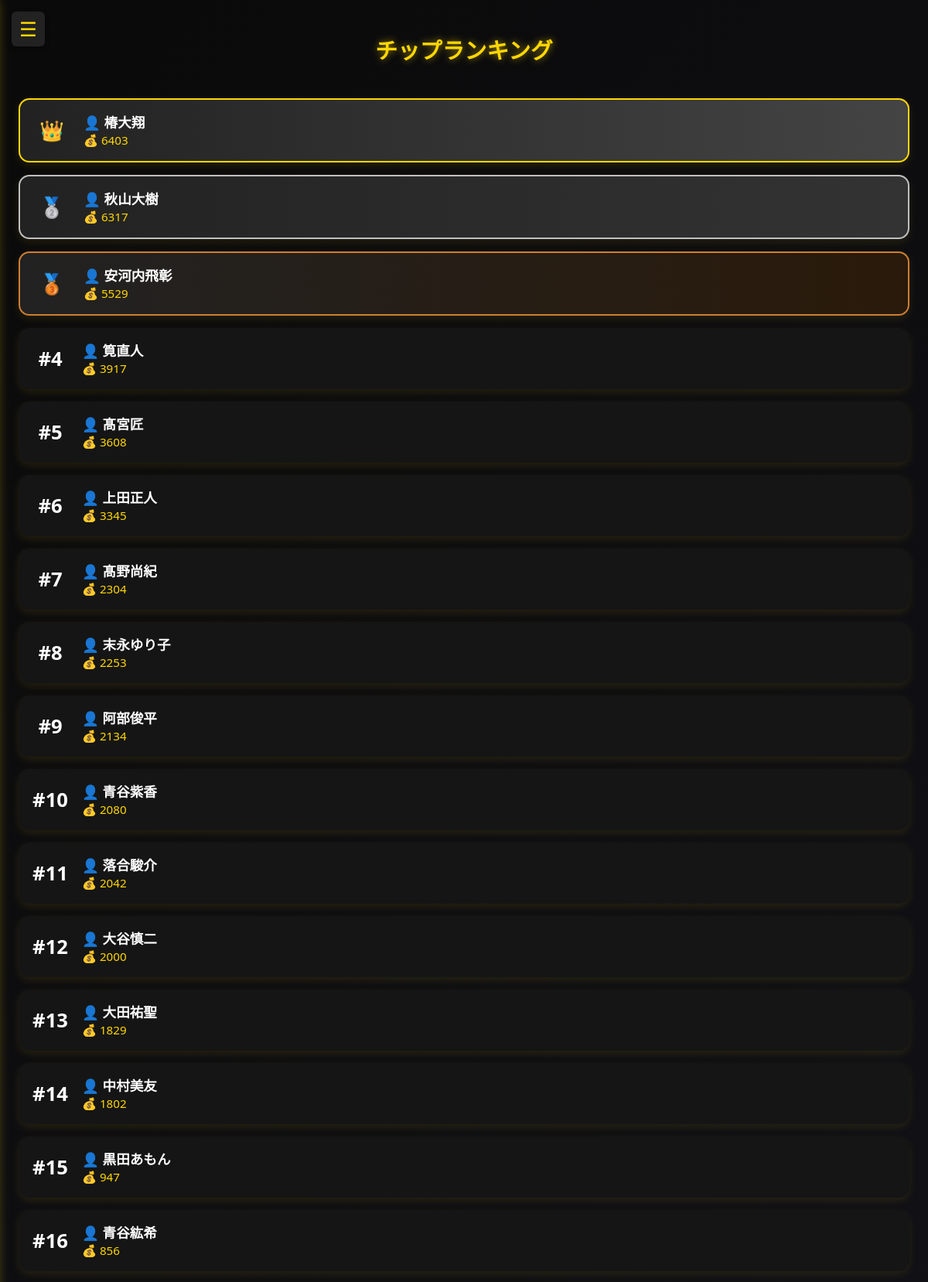
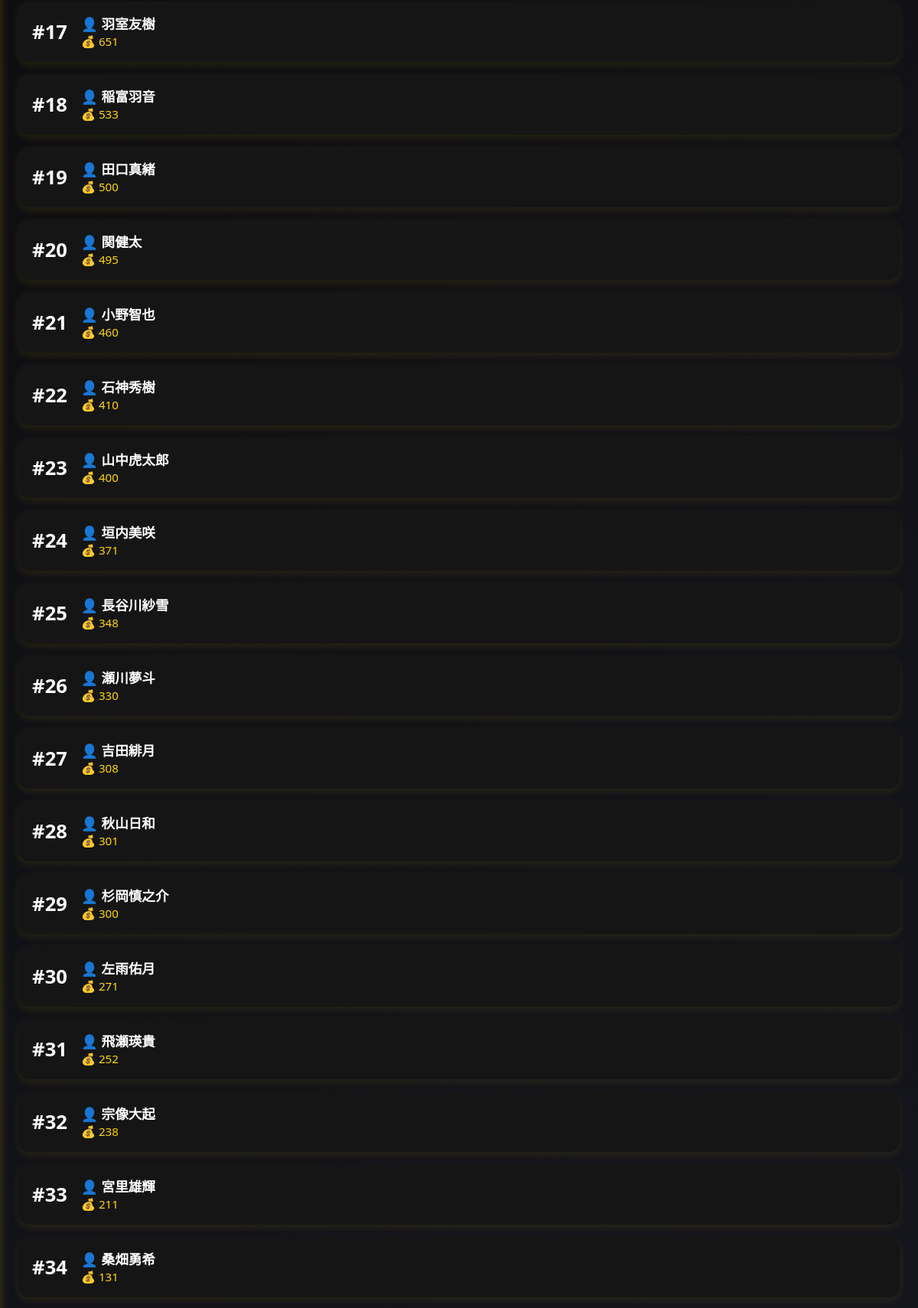
Page /ranking (signed in, upper part) on the committed database (2 pictures, top to bottom).
### app/app.py (models this page shows)
class User(UserMixin, db.Model):
    id = db.Column(db.Integer, primary_key=True)
    name = db.Column(db.String(20),nullable=False, unique = True)
    username = db.Column(db.String(20),nullable=False, unique = True)
    pw = db.Column(db.String(20), nullable=False)
    chip = db.Column(db.Integer)
    point = db.Column(db.Integer)
    last_login = db.Column(db.Date)#年月日だけでいいのでData型。時間まで欲しい場合はDatetime
    station = db.Column(db.String(20))#最寄り駅
    fare = db.Column(db.Integer)#大宮駅までの運賃

### app/app.py (the view)
@app.route('/ranking')
@login_required
def ranking():
    users = User.query.order_by(User.chip.desc()).all()#usersをchipで降順(desc){昇順はasc}
    return render_template("ranking.html",users=users,current_user=current_user)

### app/app.py (called while the page is built)
@login_manager.user_loader
def load_user(user_id):
    return User.query.get(int(user_id))

### app/templates/ranking.html (shortened to what this page needs)
{% extends "base.html" %}
{% block content %}
<div class="ranking-container">
    <h1>チップランキング</h1>
    <div id="menu-button">☰</div>
    <div class="ranking-list">
        <table border = "1">
            {% for user in users %}
                <tr>
                    <div class="ranking-card {% if loop.index == 1 %}first{% elif loop.index == 2 %}second{% elif loop.index == 3 %}third{% endif %}">
                        <div class="rank-badge">
                            {% if loop.index == 1 %}👑{% elif loop.index == 2 %}🥈{% elif loop.index == 3 %}🥉{% else %}#{{ loop.index }}{% endif %}
                        </div>
                        <div class="info">
                            <div class="name"><a href="/profile/{{ user.id }}">👤 {{ user.name }}</a></div>
                            <span class="chip">💰 {{ user.chip }}</span>
                        </div>
                    </div>
                </tr>
            {% endfor %}
        </table>
    </div>
</div>
{% endblock %}

### app/templates/base.html (shortened to what this page needs)
<!DOCTYPE html>
<html lang="ja">
<head>
    <link rel="stylesheet" href="{{url_for('static',filename='css/style_card.css')}}">
</head>
<body>
    <div class="content">
        {% block content %}
        {% endblock %}
    </div>
</body>
</html>

### app/static/css/style_card.css (style rules this page uses)
body { background: linear-gradient(135deg, #0a0a0a, #1c1c2b); color: #fff; font-family: "Segoe UI", sans-serif; padding: 1rem; }
h1 { text-align: center; color: gold; margin-bottom: 1.5em; text-shadow: 0 0 10px rgba(255,215,0,0.6); font-size: 1.8em; }
.ranking-list { display: flex; flex-direction: column; gap: 1rem; }
.ranking-card { display: flex; align-items: center; background: #151515; border-radius: 14px; padding: 1rem; box-shadow: 0 4px 12px rgba(255,215,0,0.1); transition: transform 0.25s ease, box-shadow 0.25s ease; }
.rank-badge { font-size: 1.6rem; font-weight: bold; margin-right: 1rem; min-width: 50px; text-align: center; }
.first { background: linear-gradient(90deg, #222, #444); border: 2px solid gold; }
.second { background: linear-gradient(90deg, #222, #333); border: 2px solid silver; }
.third { background: linear-gradient(90deg, #222, #2a1a0a); border: 2px solid #cd7f32; }
.info .name a { font-size: 1.1rem; font-weight: bold; color: #fff; text-decoration: none; }
.info .chip { font-size: 0.95rem; color: gold; margin-top: 0.2rem; }
#menu-button { position: fixed; top: 15px; left: 15px; font-size: 1.6rem; color: gold; cursor: pointer; z-index: 1001; background: #222; padding: 5px 10px; border-radius: 6px; box-shadow: 0 2px 6px rgba(0,0,0,0.4); }

### rows in the picture
User: name "椿大翔", chip "6403"
User: name "秋山大樹", chip "6317"
User: name "安河内飛彰", chip "5529"
User: name "筧直人", chip "3917"
User: name "髙宮匠", chip "3608"
User: name "上田正人", chip "3345"
User: name "髙野尚紀", chip "2304"
User: name "末永ゆり子", chip "2253"
User: name "阿部俊平", chip "2134"
User: name "青谷紫香", chip "2080"
User: name "落合駿介", chip "2042"
User: name "大谷慎二", chip "2000"
User: name "大田祐聖", chip "1829"
User: name "中村美友", chip "1802"
User: name "黒田あもん", chip "947"
User: name "青谷紘希", chip "856"
User: name "羽室友樹", chip "651"
User: name "稲富羽音", chip "533"
User: name "田口真緒", chip "500"
User: name "関健太", chip "495"
User: name "小野智也", chip "460"
User: name "石神秀樹", chip "410"
User: name "山中虎太郎", chip "400"
User: name "垣内美咲", chip "371"
User: name "長谷川紗雪", chip "348"
User: name "瀬川夢斗", chip "330"
User: name "吉田緋月", chip "308"
User: name "秋山日和", chip "301"
User: name "杉岡慎之介", chip "300"
User: name "左雨佑月", chip "271"
User: name "飛瀬瑛貴", chip "252"
User: name "宗像大起", chip "238"
User: name "宮里雄輝", chip "211"
User: name "桑畑勇希", chip "131"
